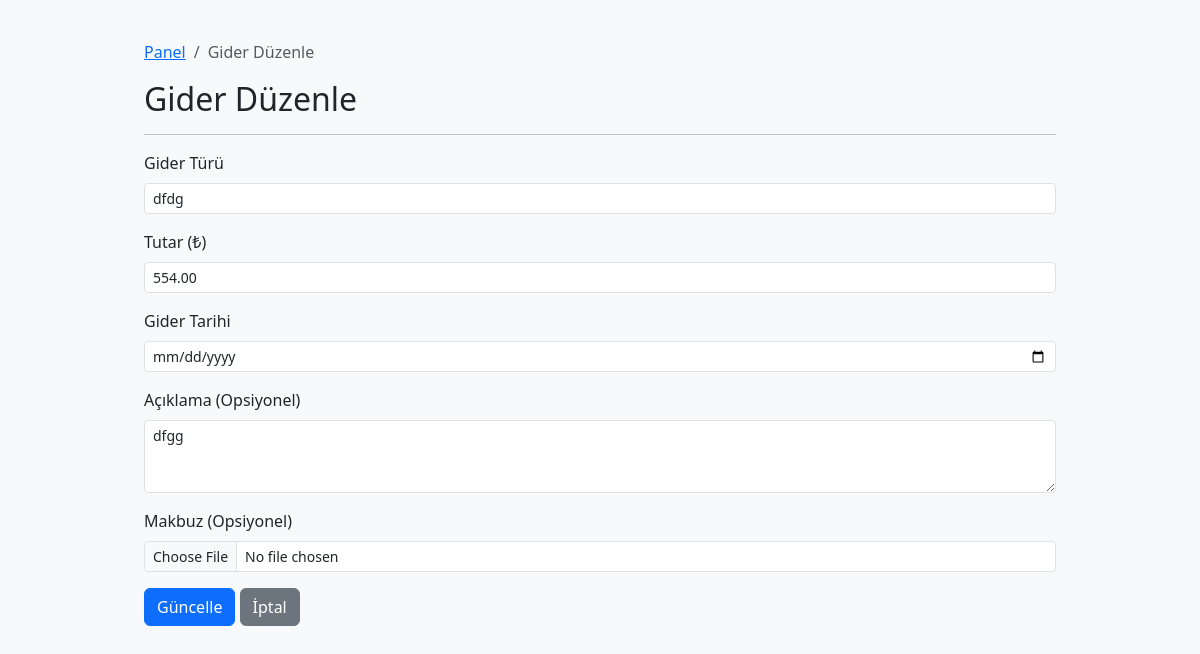
Page /gider/2/duzenle/ (signed in) on the earlier database version.
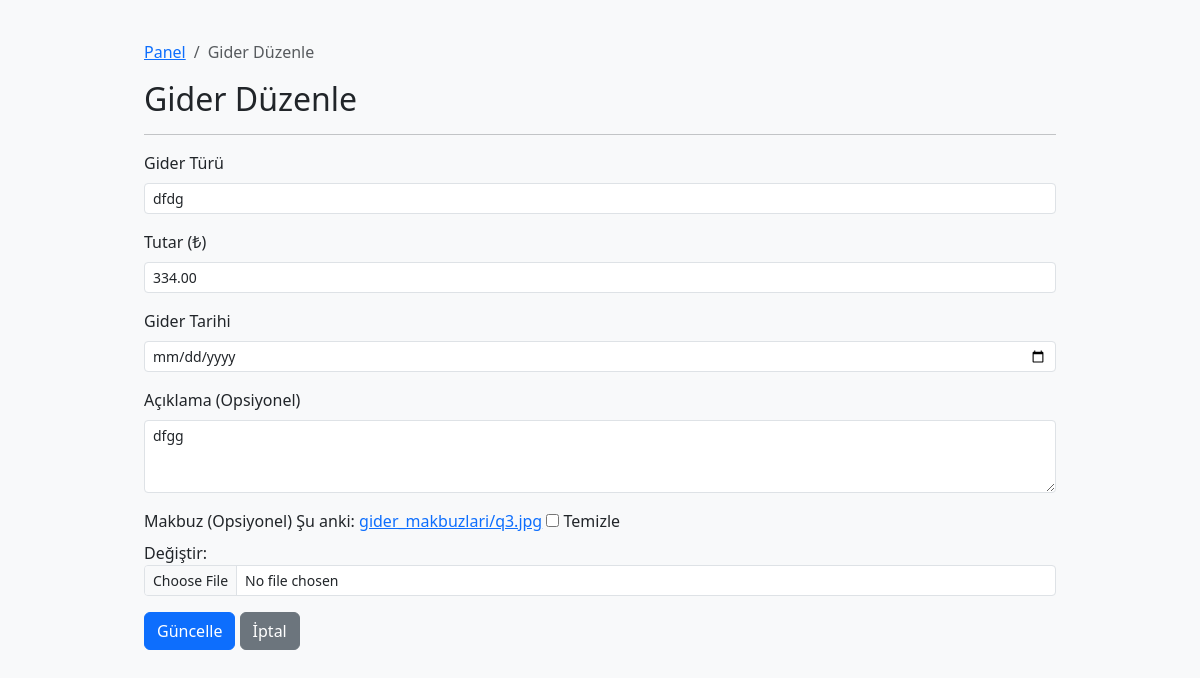
Same page on the later database version.
### yonetim/models.py (models this page shows, shortened)
class Gider(models.Model):
    site = models.ForeignKey(Site, on_delete=models.CASCADE, related_name='giderler')
    tur = models.CharField(max_length=50, verbose_name=_("Gider Türü / Expense Type"))
    tutar = models.DecimalField(max_digits=10, decimal_places=2, verbose_name=_("Tutar / Amount"))
    tarih = models.DateField(verbose_name=_("Tarih / Date"))
    aciklama = models.CharField(max_length=255, blank=True, verbose_name=_("Açıklama / Description"))
    makbuz = models.FileField(upload_to='gider_makbuzlari/', null=True, blank=True, verbose_name=_("Makbuz / Receipt"))
    class Meta:
        ordering = ['-tarih', '-id'] # En son giderler üstte

### yonetim/views.py (the view)
# urls.py: path('gider/<int:gider_id>/duzenle/', views.gider_update, name='gider_update'),
@login_required
def gider_update(request, gider_id):
    try:
        site_obj = Site.objects.get(kod=request.user.site_kodu)
    except Site.DoesNotExist:
        messages.error(request, "İlişkili site bulunamadı.")
        return redirect('yonetim:panel')
    if not request.user.is_yonetici:
        messages.error(request, "Bu işlemi yapmak için yetkiniz yok.")
        return redirect('yonetim:panel')
    gider_obj = get_object_or_404(Gider, id=gider_id, site=site_obj)
    if request.method == 'POST':
        form = GiderForm(request.POST, request.FILES, instance=gider_obj)
        if form.is_valid():
            form.save()
            messages.success(request, "Gider bilgisi başarıyla güncellendi.")
            return redirect('yonetim:panel')
    else:
        form = GiderForm(instance=gider_obj)
    return render(request, 'yonetim/gider_form.html', {'form': form, 'gider': gider_obj, 'site': site_obj})

### yonetim/forms.py
class GiderForm(forms.ModelForm):
    class Meta:
        model = Gider
        fields = ['tur', 'tutar', 'tarih', 'aciklama', 'makbuz']
        widgets = {
            'tur': forms.TextInput(attrs={'class': 'form-control form-control-sm'}),
            'tutar': forms.NumberInput(attrs={'class': 'form-control form-control-sm'}),
            'tarih': forms.DateInput(attrs={'type': 'date', 'class': 'form-control form-control-sm'}),
            'aciklama': forms.Textarea(attrs={'rows': 3, 'class': 'form-control form-control-sm'}),
            'makbuz': forms.ClearableFileInput(attrs={'class': 'form-control form-control-sm'}),
        }
        labels = {
            'tur': _('Gider Türü'),
            'tutar': _('Tutar (₺)'),
            'tarih': _('Gider Tarihi'),
            'aciklama': _('Açıklama (Opsiyonel)'),
            'makbuz': _('Makbuz (Opsiyonel)'),
        }

### yonetim/templates/yonetim/gider_form.html (shortened to what this page needs)
{% extends "yonetim/base_yonetim.html" %}
{% load static humanize %}
{% block content %}
<div class="container mt-4">
    <nav aria-label="breadcrumb">
        <ol class="breadcrumb">
            <li class="breadcrumb-item"><a href="{% url 'yonetim:panel' %}">Panel</a></li>
            <li class="breadcrumb-item active" aria-current="page">{% if gider %}Gider Düzenle{% else %}Yeni Gider Ekle{% endif %}</li>
        </ol>
    </nav>
    <h2>{% if gider %}Gider Düzenle{% else %}Yeni Gider Ekle{% endif %}</h2>
    <hr>
    <form method="post" enctype="multipart/form-data">
        {% for field in form %}
            <div class="mb-3">
                <label for="{{ field.id_for_label }}" class="form-label">{{ field.label }}</label>
                {{ field }}
            </div>
        {% endfor %}
        <button type="submit" class="btn btn-primary">{% if gider %}Güncelle{% else %}Kaydet{% endif %}</button>
        <a href="{% url 'yonetim:panel' %}#siteGiderListesiPane" class="btn btn-secondary">İptal</a>
    </form>
</div>
{% endblock %}

Differences in the rows shown:
changed Gider "dfdg": tutar "554.00" → "334.00"
Other differences:
new list line: "Şu anki: gider_makbuzlari/q3.jpg Temizle Değiştir: ☐"
